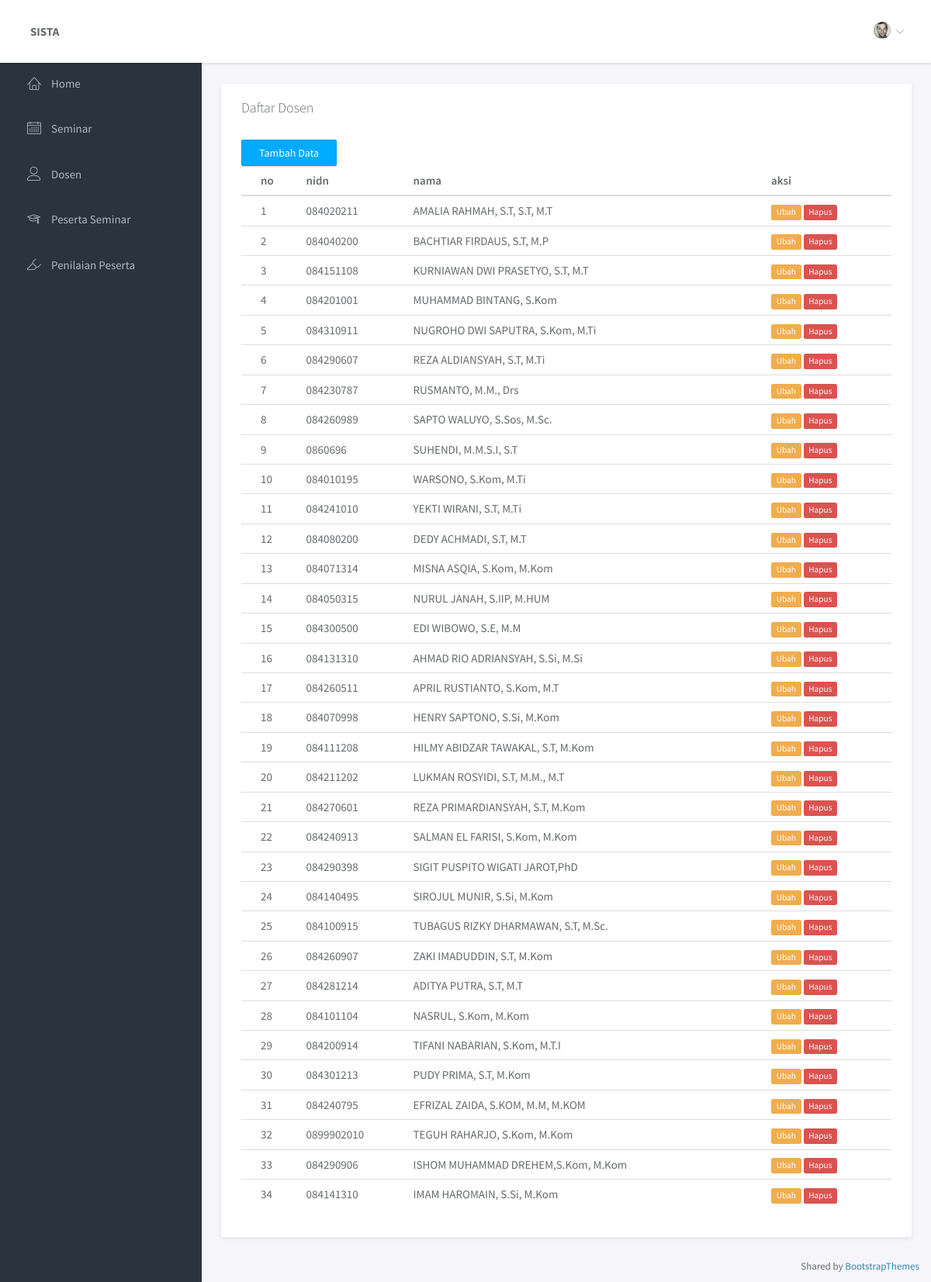
Page /index.php/dosen on the committed database.
### tables this page shows
CREATE TABLE `dosen` (
  `id` int(11) NOT NULL,
  `nidn` varchar(10) DEFAULT NULL,
  `nama` varchar(45) DEFAULT NULL
);

### application/controllers/Dosen.php (called while the page is built, shortened)
<?php
class Dosen extends CI_Controller {
    public function __construct()
    {
        $this->load->model('dosen_model');
    }
	public function index()
	{
        $data['list_dosen'] = $this->dosen_model->getAll();
		$this->load->view('layout/header');
		$this->load->view('dosen/dosen', $data);
		$this->load->view('layout/footer');
    }
}

### index.php (called while the page is built, shortened)
<?php
require_once BASEPATH.'core/CodeIgniter.php';

### application/models/Dosen_model.php (called while the page is built, shortened)
<?php
class Dosen_model extends CI_Model{
    public $_table = 'dosen';
    public function getAll(){
        return $this->db->get($this->_table)->result_array();
    }
}
?>

### application/views/dosen/dosen.php (the view)
<div class="panel">
    <div class="panel-heading">
        <h3 class="panel-title">Daftar Dosen</h3>
    </div>
    <div class="panel-body">
    <a href="<?= base_url('dosen/tambah'); ?>" class="btn btn-primary">Tambah Data</a>
    <table class="table">
        <thead>
        <tr>
            <th scope='col'>no</th>
            <th scope='col'>nidn</th>
            <th scope='col'>nama</th>
            <th scope='col'>aksi</th>
        </tr>
        </thead>
        <tbody>
            <?php
            $nomor=1;
            foreach($list_dosen as $row) :?>
            <tr>
                <td scope='row' ><?= $nomor++ ?></td>
                <td><?= $row['nidn']?></td>
                <td><?= $row['nama'] ?></td>
                <td>
                    <a href="<?= base_url('dosen/ubah/'); ?><?= $row['id']; ?>" class="label label-warning">Ubah</a>
                    <a href="<?= base_url('dosen/hapus/'); ?><?= $row['id']; ?>" class="label label-danger pl-2 pr-2" onclick="return confirm('Apakah kamu ingin menghapus data ini?');">Hapus</a>
                </td>
            </tr>
            <?php endforeach; ?>
        </tbody>
    </table>
    </div>
</div>

### application/views/layout/header.php (shortened to what this page needs)
<!doctype html>
<html lang="en">
<head>
	<link rel="stylesheet" href="<?php echo base_url(); ?>public/assets/vendor/bootstrap/css/bootstrap.min.css">
	<link rel="stylesheet" href="<?php echo base_url(); ?>public/assets/vendor/font-awesome/css/font-awesome.min.css">
	<link rel="stylesheet" href="<?php echo base_url(); ?>public/assets/vendor/linearicons/style.css">
	<link rel="stylesheet" href="<?php echo base_url(); ?>public/assets/vendor/chartist/css/chartist-custom.css">
	<link rel="stylesheet" href="<?php echo base_url(); ?>public/assets/css/main.css">
	<link rel="stylesheet" href="<?php echo base_url(); ?>public/assets/css/demo.css">
</head>
<body>
	<div id="wrapper">
		<nav class="navbar navbar-default navbar-fixed-top">
			<div class="brand">
				<b>SISTA</b>
			</div>
			<div class="container-fluid">
				<div id="navbar-menu">
					<ul class="nav navbar-nav navbar-right">
						<li class="dropdown">
							<a href="#" class="dropdown-toggle" data-toggle="dropdown"><img src="<?php echo base_url(); ?>public/assets/img/user.png" class="img-circle" alt="Avatar"> <span><?php echo ucwords($this->session->userdata('level')) ?></span> <i class="icon-submenu lnr lnr-chevron-down"></i></a>
						</li>
					</ul>
				</div>
			</div>
		</nav>
		<div id="sidebar-nav" class="sidebar">
			<div class="sidebar-scroll">
				<nav>
					<ul class="nav">
						<li><a href="<?= base_url('home') ?>" class=""><i class="lnr lnr-home"></i> <span>Home</span></a></li>
						<li><a href="<?= base_url('seminar') ?>" class=""><i class="lnr lnr-calendar-full"></i> <span>Seminar</span></a></li>
						<li><a href="<?= base_url('dosen') ?>" class=""><i class="lnr lnr-user"></i> <span>Dosen</span></a></li>
						<li><a href="<?= base_url('peserta') ?>" class=""><i class="lnr lnr-graduation-hat"></i> <span>Peserta Seminar</span></a></li>
						<li><a href="<?= base_url('nilai') ?>" class=""><i class="lnr lnr-highlight"></i> <span>Penilaian Peserta</span></a></li>
					</ul>
				</nav>
			</div>
		</div>
        <div class="main">
			<div class="main-content">
				<div class="container-fluid">

### application/views/layout/footer.php (shortened to what this page needs)
            </div>
		</div>
	</div>
		<footer>
			<div class="container-fluid">
				<p class="copyright">Shared by <i class="fa fa-love"></i><a href="https://bootstrapthemes.co">BootstrapThemes</a></p>
			</div>
		</footer>
	</div>
</body>
</html>

### public/assets/css/main.css (style rules this page uses)
html { position: relative; min-height: 100%; }
body { background-color: #F3F5F8; font-family: "Source Sans Pro", sans-serif; font-size: 15px; color: #676a6d; }
a { color: #3287B2; }
th { font-weight: 600; }
footer { position: absolute; bottom: 0; right: 0; padding-top: 15px; padding-bottom: 10px; }
.copyright { margin-bottom: 0; text-align: right; font-size: 13px; }
#wrapper .sidebar { -webkit-transition: all 0.3s ease-in-out; -moz-transition: all 0.3s ease-in-out; -ms-transition: all 0.3s ease-in-out; -o-transition: all 0.3s ease-in-out; transition: all 0.3s ease-in-out; width: 260px; height: 100%; float: left; background-color: #2B333E; position: fixed; left: 0; }
#wrapper .main { -webkit-transition: all 0.3s ease-in-out; -moz-transition: all 0.3s ease-in-out; -ms-transition: all 0.3s ease-in-out; -o-transition: all 0.3s ease-in-out; transition: all 0.3s ease-in-out; width: calc(100% - 260px); left: 0; position: relative; float: right; background-color: #f5f5fa; }
#wrapper #sidebar-nav, #wrapper .main { padding-top: 80px; }
.main-content { padding: 28px 10px; }
.navbar-default { -webkit-transition: all 0.3s ease-in-out; -moz-transition: all 0.3s ease-in-out; -ms-transition: all 0.3s ease-in-out; -o-transition: all 0.3s ease-in-out; transition: all 0.3s ease-in-out; -moz-box-shadow: 1px 2px 3px rgba(0, 0, 0, 0.1); -webkit-box-shadow: 1px 2px 3px rgba(0, 0, 0, 0.1); box-shadow: 1px 2px 3px rgba(0, 0, 0, 0.1); -webkit-border-radius: 0; -moz-border-radius: 0; border-radius: 0; padding: 0; margin: 0; border: none; background-color: #fff; }
.navbar-default .brand { float: left; padding: 30px 39px; background-color: #fff; }
.navbar-nav > li > a { padding: 28px 20px; }
.navbar-nav > li > a > i { font-size: 22px; margin-right: 2px; vertical-align: middle; }
.navbar-nav > li > a > i.icon-submenu { margin-left: 2px; margin-right: 0; font-size: 10px; position: relative; top: 2px; }
.navbar-nav > li > a img { width: 22px; margin-right: 2px; }
@media screen and (min-width: 768px) { .navbar-nav.navbar-right { margin-right: 0; } }
.sidebar { z-index: 9; }
.sidebar .nav > li > a { padding: 18px 30px; color: #AEB7C2; border-left: 5px solid transparent; }
.sidebar .nav i { margin-right: 10px; font-size: 18px; }
.sidebar .nav span { -webkit-transition: all 0.3s ease-in-out; -moz-transition: all 0.3s ease-in-out; -ms-transition: all 0.3s ease-in-out; -o-transition: all 0.3s ease-in-out; transition: all 0.3s ease-in-out; position: relative; top: -2px; }
.btn { -webkit-border-radius: 2px; -moz-border-radius: 2px; border-radius: 2px; -moz-box-shadow: 0px 1px 2px 0 rgba(0, 0, 0, 0.2); -webkit-box-shadow: 0px 1px 2px 0 rgba(0, 0, 0, 0.2); box-shadow: 0px 1px 2px 0 rgba(0, 0, 0, 0.2); padding: 6px 22px; }
.btn-primary { background-color: #00AAFF; border-color: #00a0f0; }
.panel { -webkit-border-radius: 3px; -moz-border-radius: 3px; border-radius: 3px; -moz-box-shadow: 0 2px 6px rgba(0, 0, 0, 0.08); -webkit-box-shadow: 0 2px 6px rgba(0, 0, 0, 0.08); box-shadow: 0 2px 6px rgba(0, 0, 0, 0.08); background-color: #fff; margin-bottom: 30px; }
.panel .panel-heading, .panel .panel-body, .panel .panel-footer { padding-left: 25px; padding-right: 25px; }
.panel .panel-heading { padding-top: 20px; padding-bottom: 20px; position: relative; }
.panel .panel-heading .panel-title { margin: 0; font-size: 18px; font-weight: 300; }
.panel .panel-body { padding-top: 10px; padding-bottom: 15px; }
.panel .table > thead > tr > td:first-child, .panel .table > thead > tr > th:first-child, .panel .table > tbody > tr > td:first-child, .panel .table > tbody > tr > th:first-child, .panel .table > tfoot > tr > td:first-child, .panel .table > tfoot > tr > th:first-child { padding-left: 25px; }
.panel .table > thead > tr > td:last-child, .panel .table > thead > tr > th:last-child, .panel .table > tbody > tr > td:last-child, .panel .table > tbody > tr > th:last-child, .panel .table > tfoot > tr > td:last-child, .panel .table > tfoot > tr > th:last-child { padding-left: 25px; }
.label { font-weight: normal; }

### rows in the picture
dosen: nidn "084020211", nama "AMALIA RAHMAH, S.T, S.T, M.T"
dosen: nidn "084040200", nama "BACHTIAR FIRDAUS, S.T, M.P"
dosen: nidn "084151108", nama "KURNIAWAN DWI PRASETYO, S.T, M.T"
dosen: nidn "084201001", nama "MUHAMMAD BINTANG, S.Kom"
dosen: nidn "084310911", nama "NUGROHO DWI SAPUTRA, S.Kom, M.Ti"
dosen: nidn "084290607", nama "REZA ALDIANSYAH, S.T, M.Ti"
dosen: nidn "084230787", nama "RUSMANTO, M.M., Drs"
dosen: nidn "084260989", nama "SAPTO WALUYO, S.Sos, M.Sc."
dosen: nidn "0860696", nama "SUHENDI, M.M.S.I, S.T"
dosen: nidn "084010195", nama "WARSONO, S.Kom, M.Ti"
dosen: nidn "084241010", nama "YEKTI WIRANI, S.T, M.Ti"
dosen: nidn "084080200", nama "DEDY ACHMADI, S.T, M.T"
dosen: nidn "084071314", nama "MISNA ASQIA, S.Kom, M.Kom"
dosen: nidn "084050315", nama "NURUL JANAH, S.IIP, M.HUM"
dosen: nidn "084300500", nama "EDI WIBOWO, S.E, M.M"
dosen: nidn "084131310", nama "AHMAD RIO ADRIANSYAH, S.Si, M.Si"
dosen: nidn "084260511", nama "APRIL RUSTIANTO, S.Kom, M.T"
dosen: nidn "084070998", nama "HENRY SAPTONO, S.Si, M.Kom"
dosen: nidn "084111208", nama "HILMY ABIDZAR TAWAKAL, S.T, M.Kom"
dosen: nidn "084211202", nama "LUKMAN ROSYIDI, S.T, M.M., M.T"
dosen: nidn "084270601", nama "REZA PRIMARDIANSYAH, S.T, M.Kom"
dosen: nidn "084240913", nama "SALMAN EL FARISI, S.Kom, M.Kom"
dosen: nidn "084290398", nama "SIGIT PUSPITO WIGATI JAROT,PhD"
dosen: nidn "084140495", nama "SIROJUL MUNIR, S.Si, M.Kom"
dosen: nidn "084100915", nama "TUBAGUS RIZKY DHARMAWAN, S.T, M.Sc."
dosen: nidn "084260907", nama "ZAKI IMADUDDIN, S.T, M.Kom"
dosen: nidn "084281214", nama "ADITYA PUTRA, S.T, M.T"
dosen: nidn "084101104", nama "NASRUL, S.Kom, M.Kom"
dosen: nidn "084200914", nama "TIFANI NABARIAN, S.Kom, M.T.I"
dosen: nidn "084301213", nama "PUDY PRIMA, S.T, M.Kom"
dosen: nidn "084240795", nama "EFRIZAL ZAIDA, S.KOM, M.M, M.KOM"
dosen: nidn "0899902010", nama "TEGUH RAHARJO, S.Kom, M.Kom"
dosen: nidn "084290906", nama "ISHOM MUHAMMAD DREHEM,S.Kom, M.Kom"
dosen: nidn "084141310", nama "IMAM HAROMAIN, S.Si, M.Kom"
